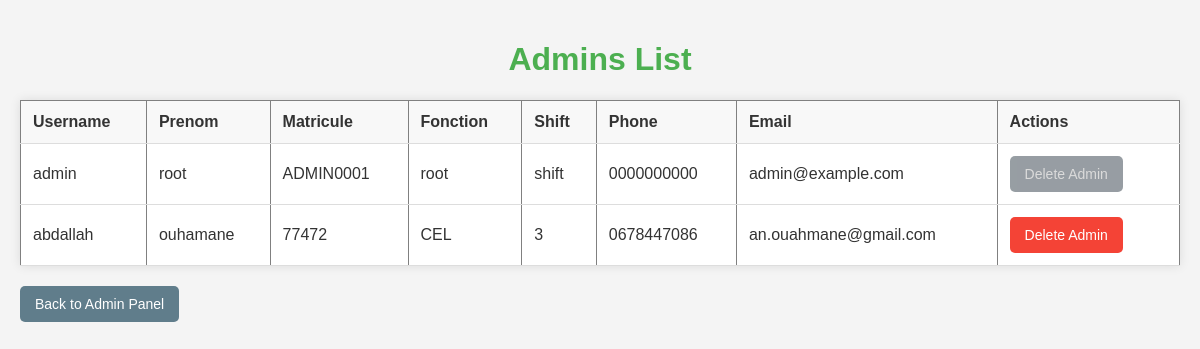
The app's page /view_admins, older data.
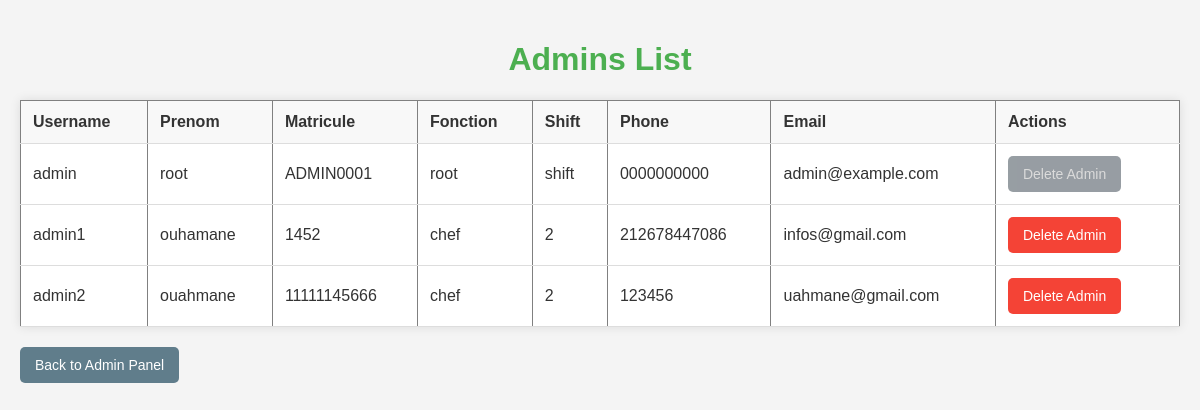
The same page, newer data.
### app/models.py (models this page shows, shortened)
class User(db.Model, UserMixin):
    id = db.Column(db.Integer, primary_key=True)
    username = db.Column(db.String(150), unique=True, nullable=False)
    email = db.Column(db.String(150), unique=True, nullable=False)
    matricule = db.Column(db.String(15), unique=True, nullable=False)
    fonction = db.Column(db.String(150), nullable=False)
    prenom = db.Column(db.String(150), nullable=False)
    shift = db.Column(db.String(150), nullable=False)
    phone = db.Column(db.String(15), unique=True, nullable=False)
    profile_image = db.Column(db.String(150), nullable=True)
    password = db.Column(db.String(200), nullable=False)
    is_admin = db.Column(db.Boolean, default=False)
    is_super_admin = db.Column(db.Boolean, default=False)  # New field
    last_update = db.Column(db.DateTime, default=datetime.utcnow)
    is_approved = db.Column(db.Boolean, default=False)
    tasks = db.relationship('Todo', backref='user',
                            lazy=True, cascade="all, delete-orphan")
    is_pending = db.Column(db.Boolean, default=True)

### app/routes/admin.py (the view)
@bp.route('/view_admins')
def view_admins():
    admins = User.query.filter_by(is_admin=True).all()
    return render_template('admin/admin_list.html', admins=admins)

### app/templates/admin/admin_list.html (shortened to what this page needs)
<!DOCTYPE html>
<html lang="en">
<head>
    <link rel="stylesheet" href="{{ url_for('static', filename='css/admin.css') }}">
</head>
<body>
    <h1>Admins List</h1>
    <table class="table table-striped" border="1" cellpadding="10" cellspacing="0">
        <thead>
            <tr>
                <th>Username</th>
                <th>Prenom</th>
                <th>Matricule</th>
                <th>Fonction</th>
                <th>Shift</th>
                <th>Phone</th>
                <th>Email</th>
                <th>Actions</th>
            </tr>
        </thead>
        <tbody>
            {% for admin in admins %}
            <tr>
                <td>{{ admin.username }}</td>
                <td>{{ admin.prenom }}</td>
                <td>{{ admin.matricule }}</td>
                <td>{{admin.fonction}}</td>
                <td>{{admin.shift}}</td>
                <td>{{ admin.phone }}</td>
                <td>{{ admin.email }}</td>
                <td>
                    {% if admin.matricule != 'ADMIN0001' %}
                    <a href="{{ url_for('admin.delete_admin', id=admin.id) }}" class="btn btn-danger"
                        onclick="return confirm('Are you sure you want to delete this admin?');">Delete Admin</a>
                    {% else %}
                    <button class="btn btn-danger disabled-delete-btn" disabled>Delete Admin</button>
                    {% endif %}
                </td>
            </tr>
            {% endfor %}
        </tbody>
    </table>
    <a href="{{ url_for('admin.admin') }}" class="btn btn-secondary">Back to Admin Panel</a>
</body>
</html>

Row changes from the older to the newer data that the page shows:
no longer on this page (row edited): User: username "abdallah", prenom "ouhamane", matricule "77472", fonction "CEL", shift "3", phone "0678447086", email "an.ouahmane@gmail.com"
now on this page (row edited): User: username "admin1", prenom "ouhamane", matricule "1452", fonction "chef", shift "2", phone "212678447086", email "infos@gmail.com"
now on this page (row edited): User: username "admin2", prenom "ouahmane", matricule "11111145666", fonction "chef", shift "2", phone "123456", email "uahmane@gmail.com"
